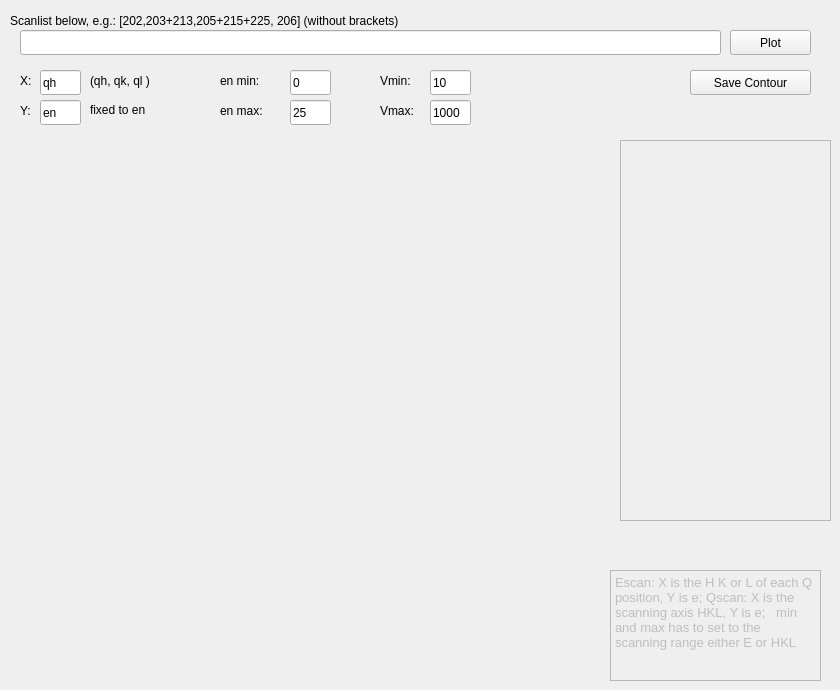
   <widget class="QWidget" name="contourTab">
    <attribute name="title">
     <string>Contour</string>
    </attribute>
    <widget class="QWidget" name="contourPlotCanvas" native="true">
     <property name="geometry">
      <rect>
       <x>60</x>
       <y>140</y>
       <width>531</width>
       <height>531</height>
      </rect>
     </property>
    </widget>
    <widget class="QLineEdit" name="combScanNoList">
     <property name="geometry">
      <rect>
       <x>20</x>
       <y>30</y>
       <width>701</width>
       <height>25</height>
      </rect>
     </property>
    </widget>
    <widget class="QLabel" name="label_18">
     <property name="geometry">
      <rect>
       <x>10</x>
       <y>10</y>
       <width>571</width>
       <height>21</height>
      </rect>
     </property>
     <property name="text">
      <string>Scanlist below, e.g.: [202,203+213,205+215+225, 206] (without brackets)</string>
     </property>
    </widget>
    <widget class="QPushButton" name="btnPlotContour">
     <property name="geometry">
      <rect>
       <x>730</x>
       <y>30</y>
       <width>81</width>
       <height>25</height>
      </rect>
     </property>
     <property name="text">
      <string>Plot</string>
     </property>
    </widget>
    <widget class="QLineEdit" name="contourXaxis">
     <property name="geometry">
      <rect>
       <x>40</x>
       <y>70</y>
       <width>41</width>
       <height>25</height>
      </rect>
     </property>
     <property name="text">
      <string>qh</string>
     </property>
    </widget>
    <widget class="QLabel" name="label_19">
     <property name="geometry">
      <rect>
       <x>20</x>
       <y>70</y>
       <width>16</width>
       <height>21</height>
      </rect>
     </property>
     <property name="text">
      <string>X:</string>
     </property>
    </widget>
    <widget class="QLineEdit" name="contourYaxis">
     <property name="geometry">
      <rect>
       <x>40</x>
       <y>100</y>
       <width>41</width>
       <height>25</height>
      </rect>
     </property>
     <property name="text">
      <string>en</string>
     </property>
    </widget>
    <widget class="QLabel" name="label_20">
     <property name="geometry">
      <rect>
       <x>20</x>
       <y>100</y>
       <width>21</width>
       <height>21</height>
      </rect>
     </property>
     <property name="text">
      <string>Y:</string>
     </property>
    </widget>
    <widget class="QLabel" name="label_21">
     <property name="geometry">
      <rect>
       <x>90</x>
       <y>70</y>
       <width>91</width>
       <height>21</height>
      </rect>
     </property>
     <property name="text">
      <string>(qh, qk, ql )</string>
     </property>
    </widget>
    <widget class="QLineEdit" name="contourYmin">
     <property name="geometry">
      <rect>
       <x>290</x>
       <y>70</y>
       <width>41</width>
       <height>25</height>
      </rect>
     </property>
     <property name="text">
      <string>0</string>
     </property>
    </widget>
    <widget class="QLineEdit" name="contourYmax">
     <property name="geometry">
      <rect>
       <x>290</x>
       <y>100</y>
       <width>41</width>
       <height>25</height>
      </rect>
     </property>
     <property name="text">
      <string>25</string>
     </property>
    </widget>
    <widget class="QLabel" name="label_22">
     <property name="geometry">
      <rect>
       <x>220</x>
       <y>70</y>
       <width>71</width>
       <height>21</height>
      </rect>
     </property>
     <property name="text">
      <string>en min:</string>
     </property>
    </widget>
    <widget class="QLabel" name="label_23">
     <property name="geometry">
      <rect>
       <x>220</x>
       <y>100</y>
       <width>71</width>
       <height>21</height>
      </rect>
     </property>
     <property name="text">
      <string>en max:</string>
     </property>
    </widget>
    <widget class="QLabel" name="label_24">
     <property name="geometry">
      <rect>
       <x>380</x>
       <y>70</y>
       <width>41</width>
       <height>21</height>
      </rect>
     </property>
     <property name="text">
      <string>Vmin:</string>
     </property>
    </widget>
    <widget class="QLabel" name="label_25">
     <property name="geometry">
      <rect>
       <x>380</x>
       <y>100</y>
       <width>51</width>
       <height>21</height>
      </rect>
     </property>
     <property name="text">
      <string>Vmax:</string>
     </property>
    </widget>
    <widget class="QLineEdit" name="contourImin">
     <property name="geometry">
      <rect>
       <x>430</x>
       <y>70</y>
       <width>41</width>
       <height>25</height>
      </rect>
     </property>
     <property name="text">
      <string>10</string>
     </property>
    </widget>
    <widget class="QLineEdit" name="contourImax">
     <property name="geometry">
      <rect>
       <x>430</x>
       <y>100</y>
       <width>41</width>
       <height>25</height>
      </rect>
     </property>
     <property name="text">
      <string>1000</string>
     </property>
    </widget>
    <widget class="QPlainTextEdit" name="contourTxtData">
     <property name="enabled">
      <bool>false</bool>
     </property>
     <property name="geometry">
      <rect>
       <x>620</x>
       <y>140</y>
       <width>211</width>
       <height>381</height>
      </rect>
     </property>
    </widget>
    <widget class="QLabel" name="label_32">
     <property name="geometry">
      <rect>
       <x>90</x>
       <y>100</y>
       <width>81</width>
       <height>20</height>
      </rect>
     </property>
     <property name="text">
      <string>fixed to en</string>
     </property>
    </widget>
    <widget class="QPushButton" name="btnSaveContour">
     <property name="geometry">
      <rect>
       <x>690</x>
       <y>70</y>
       <width>121</width>
       <height>25</height>
      </rect>
     </property>
     <property name="text">
      <string>Save Contour</string>
     </property>
    </widget>
    <widget class="QPlainTextEdit" name="plainTextEdit">
     <property name="enabled">
      <bool>false</bool>
     </property>
     <property name="geometry">
      <rect>
       <x>610</x>
       <y>570</y>
       <width>211</width>
       <height>111</height>
      </rect>
     </property>
     <property name="font">
      <font>
       <pointsize>10</pointsize>
      </font>
     </property>
     <property name="plainText">
      <string>Escan: X is the H K or L of each Q position, Y is e; Qscan: X is the scanning axis HKL, Y is e;   min and max has to set to the scanning range either E or HKL</string>
     </property>
    </widget>
   </widget>
